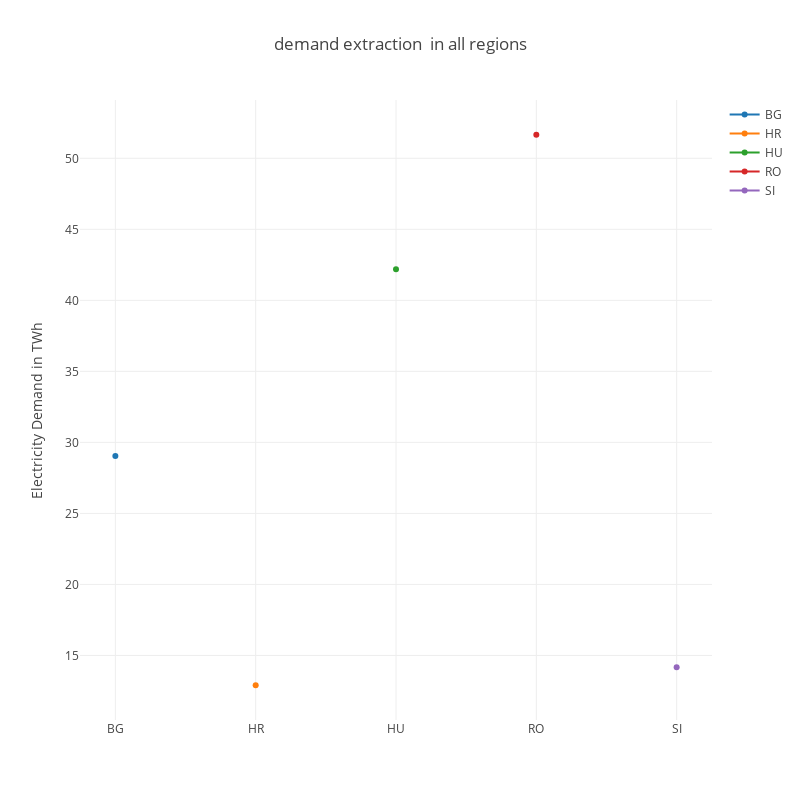

Notebook cell for this chart:
### Markdown cell above
## Interactive Plot

This is a basic interactive plot with [Plotly](https://plot.ly/python/).<br>
You can hover over the elements of the plot and observe the data.<br>
The different pathways can be switched on and off.

### Code cell
# Iterate over pathways and add to data
regions = df_3.loc[:,'region'].unique()
data = []
for region in regions:
    data.append(go.Scatter(
        x = df_3.loc[df_3['region'] == region].loc[:,'region'],
        y = df_3.loc[df_3['region'] == region].loc[:,'value'],
        name = region))

# Set layout
layout = go.Layout(
    height=800, width = 800,
    #title='CO2-Emissions in EU28',
    title=''.join(info_dict_3['Title']),
    # yaxis=dict(title='CO2-Emissions in Mt') )
    yaxis=dict(title=''.join(info_dict_3['Y-Axis'])) )
ifig = go.Figure(data=data, layout=layout)
pltly.iplot(ifig)

### Figure 1 — Plotly figure (JSON) as saved in the notebook; plotly's stock layout.template omitted (floating-point values rounded to 4 significant figures)
{"data": [{"name": "BG", "type": "scatter", "x": ["BG"], "y": [29.04]}, {"name": "HR", "type": "scatter", "x": ["HR"], "y": [12.9]}, {"name": "HU", "type": "scatter", "x": ["HU"], "y": [42.2]}, {"name": "RO", "type": "scatter", "x": ["RO"], "y": [51.66]}, {"name": "SI", "type": "scatter", "x": ["SI"], "y": [14.18]}], "layout": {"height": 800, "title": "demand extraction  in all regions", "width": 800, "yaxis": {"title": "Electricity Demand in TWh"}}}
